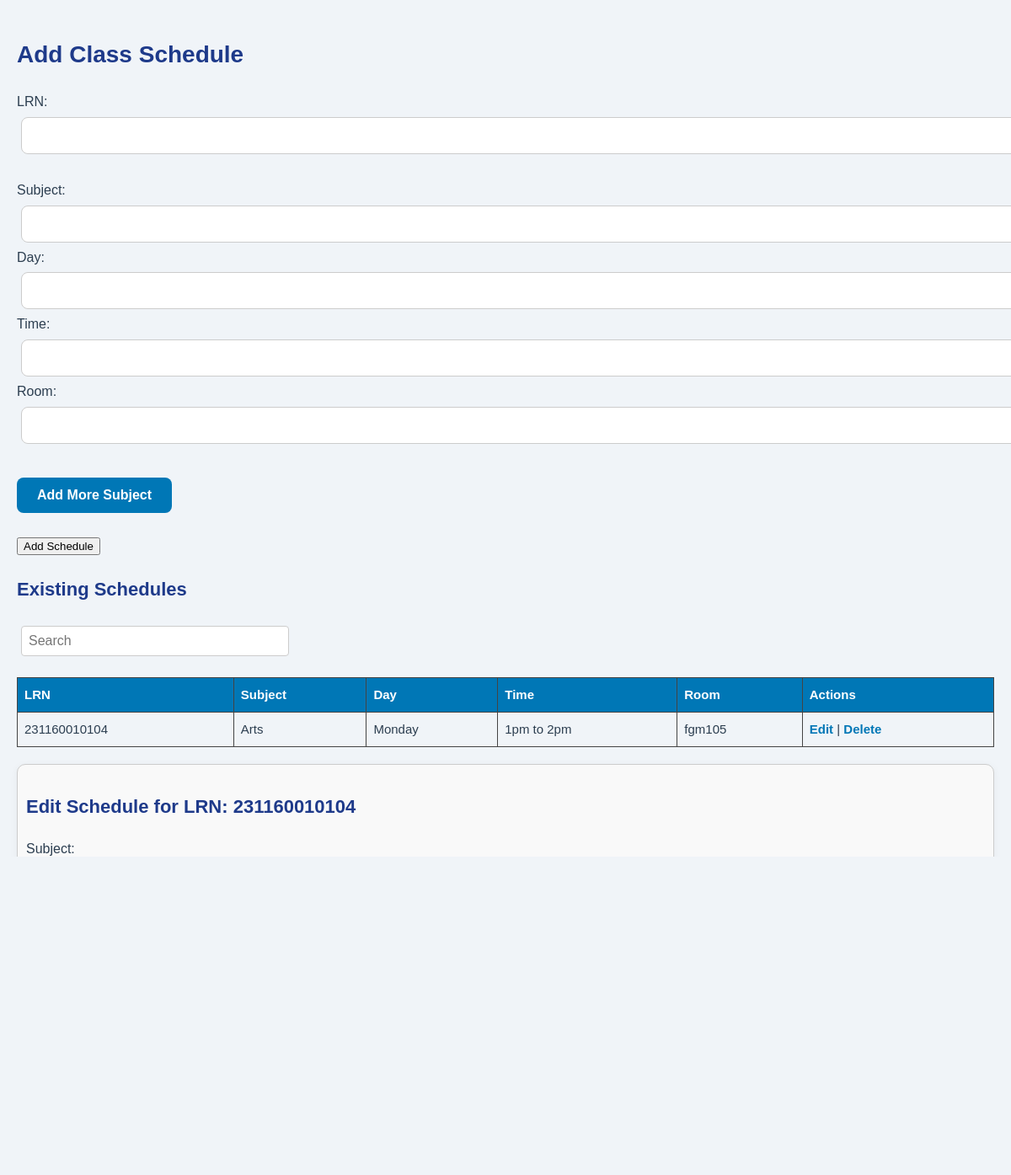
The page /schedule.php?edit=231160010104 on the database its author committed.
### tables this page shows
CREATE TABLE `schedules` (
  `id` int(11) NOT NULL,
  `student_id` varchar(50) NOT NULL,
  `subject` varchar(100) NOT NULL,
  `day` varchar(20) NOT NULL,
  `time` varchar(20) NOT NULL,
  `room` varchar(50) DEFAULT NULL
);

### schedule.php (the view, shortened to what this page needs)
<?php
include 'db.php';
?>
<!DOCTYPE html>
<html>
<head>
    <link rel="stylesheet" type="text/css" href="css/admin.css">
</head>
<body>
<h2>Add Class Schedule</h2>
<form method="POST" action="schedule.php">
    LRN: <input type="text" name="student_id" required><br><br>
    <div id="scheduleFields">
        <div>
            Subject: <input type="text" name="subject[]" required>
            Day: <input type="text" name="day[]" required>
            Time: <input type="text" name="time[]" required>
            Room: <input type="text" name="room[]" required><br><br>
        </div>
    </div>
    <button type="button" onclick="addMore()">Add More Subject</button><br><br>
    <input type="submit" value="Add Schedule">
</form>
<h3>Existing Schedules</h3>
<div style="margin: 20px 0;">
    <input type="text" id="searchInput" placeholder="Search"
           style="padding: 8px; width: 300px; border: 1px solid #ccc; border-radius: 4px;">
</div>
<table>
    <tr><th>LRN</th><th>Subject</th><th>Day</th><th>Time</th><th>Room</th><th>Actions</th></tr>
    <?php
    $result = $conn->query("SELECT * FROM schedules");
    while($row = $result->fetch_assoc()) {
        echo "<tr>
                <td>{$row['student_id']}</td>
                <td>{$row['subject']}</td>
                <td>{$row['day']}</td>
                <td>{$row['time']}</td>
                <td>{$row['room']}</td>
                <td>
                    <a href='?edit={$row['student_id']}'>Edit</a> |
                    <a href='?delete={$row['id']}' onclick=\"return confirm('Delete this schedule?')\">Delete</a>
                </td>
              </tr>";
    }
    ?>
</table>
<?php
if (isset($_GET['edit'])) {
    $student_id = $_GET['edit'];
    $stmt = $conn->prepare("SELECT * FROM schedules WHERE student_id=?");
    $stmt->bind_param("s", $student_id);
    $stmt->execute();
    $result = $stmt->get_result();
    $schedules = [];
    while ($row = $result->fetch_assoc()) {
        $schedules[] = $row;
    }
    if (count($schedules) > 0):
?>
    <div class="edit-form">
        <h3>Edit Schedule for LRN: <?php echo htmlspecialchars($student_id); ?></h3>
        <form method="POST" action="schedule.php">
            <div id="editSubjects">
                <?php foreach ($schedules as $schedule): ?>
                <div>
                    Subject: <input type="text" name="subject[]" value="<?php echo htmlspecialchars($schedule['subject']); ?>" required>
                    Day: <input type="text" name="day[]" value="<?php echo htmlspecialchars($schedule['day']); ?>" required>
                    Time: <input type="text" name="time[]" value="<?php echo htmlspecialchars($schedule['time']); ?>" required>
                    Room: <input type="text" name="room[]" value="<?php echo htmlspecialchars($schedule['room']); ?>" required>
                </div>
                <br>
                <?php endforeach; ?>
            </div>
            <input type="submit" value="Update All Schedules">
        </form>
    </div>
<?php endif; } ?>
</body>
</html>

### css/admin.css (style rules this page uses)
body { font-family: 'Poppins', sans-serif; background: #f0f4f8; color: #2c3e50; margin: 0; padding: 30px; line-height: 1.6; }
h2, h3 { color: #1e3a8a; margin-bottom: 20px; font-weight: 700; }
h2 { font-size: 28px; }
h3 { font-size: 22px; }
input[type="text"] { width: 100%; padding: 12px 14px; margin: 12px 0; border: 1px solid #ccc; border-radius: 8px; font-size: 16px; background: #fff; }
button { padding: 12px 24px; background-color: #0077b6; color: #fff; border: none; border-radius: 8px; cursor: pointer; font-size: 16px; font-weight: 600; transition: background 0.2s ease; }
table { width: 100%; margin-top: 30px; border-collapse: collapse; }
th, td { padding: 14px; text-align: left; border-bottom: 1px solid #ddd; font-size: 15px; }
th { background-color: #0077b6; color: #fff; }
.edit-form { background: #ffffff; padding: 25px; margin-top: 40px; border-radius: 10px; box-shadow: 0 2px 10px rgba(0, 0, 0, 0.05); }
a { color: #0077b6; text-decoration: none; font-weight: 600; }

### schedule.php (style rules this page uses)
body { font-family: Arial; padding: 20px; }
input[type="text"] { margin: 5px; }
table, th, td { border: 1px solid #444; border-collapse: collapse; padding: 8px; }
table { margin-top: 20px; width: 100%; }
button { margin-top: 10px; }
.edit-form { background: #f9f9f9; padding: 10px; margin-top: 20px; border: 1px solid #ccc; }

### rows shown on the page
schedules: student "231160010104", subject "Arts", day "Monday", time "1pm to 2pm", room "fgm105"

### other values the page prints
$student_id "231160010104"
